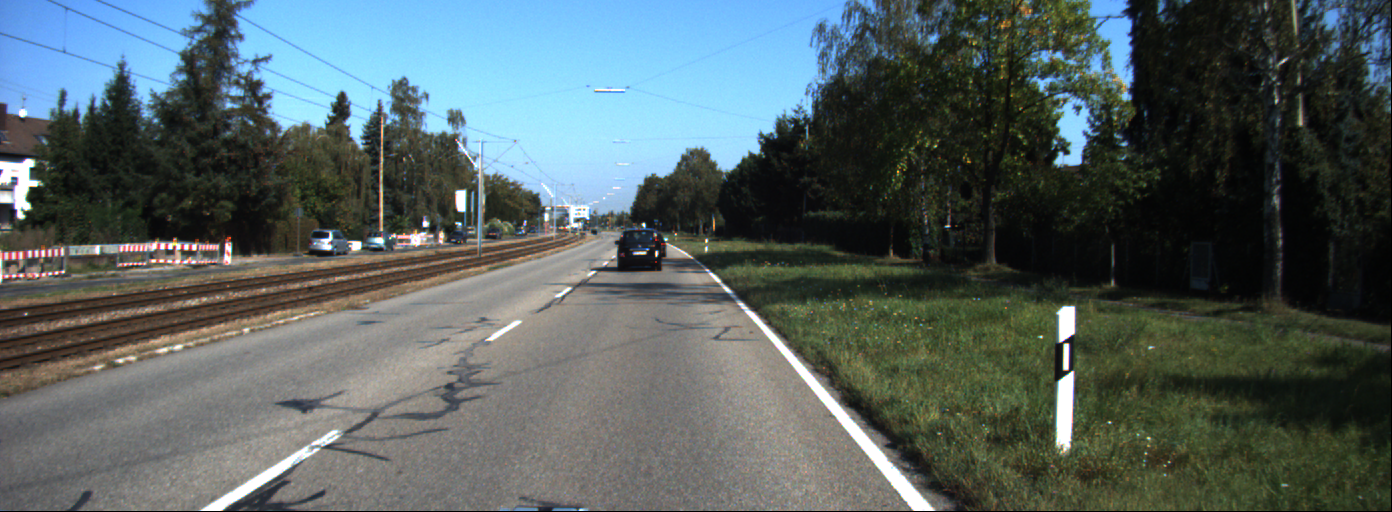
#> input picture dataset/data_1/data/0000000001.png, 1392 x 512 px, given in place of challenge_video.mp4, which was not available
$ python LaneDetectionData2.py   (older library calls are emulated)
#> lines starting #> are read from the running program, lines starting #| are printed output that depends on the picture; after the words box and inside, x2 and y2 are one past the last pixel; in counts of white or black regions, pixels touching at a corner belong together; long printed decimals are rounded; pictures that were not available may be replaced by others from this repository, and a replacement may not be noted
import cv2
import time
import glob
import numpy as np
from skimage.exposure import rescale_intensity
from scipy import ndimage
import matplotlib.pyplot as plt

left_point1, left_point2, left_point3 = [], [], []
right_point1, right_point2, right_point3 = [], [], []


##########################################################################################################################


##########################################################################################################################

def lane_detection(img, num_windows=20, margin=23, minpix=1, draw_windows=True):
    global left_point1, left_point2, left_point3, right_point1, right_point2, right_point3
    left_fit_ = np.empty(3)
    right_fit_ = np.empty(3)
    out_img = np.dstack((img, img, img)) * 255

    # Fine histogram of the input image
    histogram = hist = np.sum(img[img.shape[0]//255:,:], axis=0)

    # Divide warped image into left and right halves and find respective histogram peaks
    image_midpoint = int(histogram.shape[0] / 2)
    leftx_half_peak = np.argmax(histogram[:image_midpoint])
    rightx_half_peak = np.argmax(histogram[image_midpoint:]) +350#+ midpoint


    # Set height of window
    window_height = np.int(img.shape[0] / num_windows)

    # Identify the x and y positions of all nonzero pixels in the image
    nonzero_pixels = img.nonzero()
    nonzero_pixels_y = np.array(nonzero_pixels[0])
    nonzero_pixels_x = np.array(nonzero_pixels[1])

    # Current positions to be updated for each window
    leftx_current_pixel = leftx_half_peak
    rightx_current_pixel = rightx_half_peak

    # Created empty lists for left and right lane pixel indices
    left_lane_indices = []
    right_lane_indices = []

    # Step through the windows one by one
    for window in range(num_windows):

        # Identify window boundaries for right and left lanes.
        win_y_bottom = img.shape[0] - (window + 1) * window_height
        win_y_top = img.shape[0] - window * window_height

        win_x_leftLane_bottom = leftx_current_pixel - margin
        win_x_leftLane_top = leftx_current_pixel + margin

        win_x_right_bottom = rightx_current_pixel - margin
        win_x_right_top = rightx_current_pixel + margin

        # Draw the windows on the visualization image. (Uncomment the following block to draw the sliding window boxes.)
        # if draw_windows == True:
        #     cv2.rectangle(out_img, (win_x_leftLane_bottom, win_y_bottom), (win_x_leftLane_top, win_y_top),
        #                   (100, 255, 255), 3)
        #     cv2.rectangle(out_img, (win_x_right_bottom, win_y_bottom), (win_x_right_top, win_y_top),
        #                   (100, 255, 255), 3)

        # Identify the nonzero pixels in x and y within the window
        optimal_leftLane_indices = ((nonzero_pixels_y >= win_y_bottom) & (nonzero_pixels_y < win_y_top) &
                                    (nonzero_pixels_x >= win_x_leftLane_bottom) & (nonzero_pixels_x < win_x_leftLane_top)).nonzero()[0]

        optimal_rightLane_indices = ((nonzero_pixels_y >= win_y_bottom) & (nonzero_pixels_y < win_y_top) &
                                    (nonzero_pixels_x >= win_x_right_bottom) & (nonzero_pixels_x < win_x_right_top)).nonzero()[0]

        # Append these indices to the lists
        left_lane_indices.append(optimal_leftLane_indices)
        right_lane_indices.append(optimal_rightLane_indices)

        # Recenter next window on the mean optimal lane pixels.
        if len(optimal_leftLane_indices) > minpix:
            leftx_current_pixel = np.int(np.mean(nonzero_pixels_x[optimal_leftLane_indices]))
        if len(optimal_rightLane_indices) > minpix:
            rightx_current_pixel = np.int(np.mean(nonzero_pixels_x[optimal_rightLane_indices]))

    # Combine the arrays of indices into one final lane indices list
    left_lane_indices = np.concatenate(left_lane_indices)
    right_lane_indices = np.concatenate(right_lane_indices)

    # Extract left and right line pixel positions
    leftLane_x_loc = nonzero_pixels_x[left_lane_indices]
    leftLane_y_loc = nonzero_pixels_y[left_lane_indices]
    rightLane_x_loc = nonzero_pixels_x[right_lane_indices]
    rightLane_y_loc = nonzero_pixels_y[right_lane_indices]

    # Fit a second order polynomial to each
    left_fit = np.polyfit(leftLane_y_loc, leftLane_x_loc, 2)
    right_fit = np.polyfit(rightLane_y_loc, rightLane_x_loc, 2)

    left_point1.append(left_fit[0])
    left_point2.append(left_fit[1])
    left_point3.append(left_fit[2])

    right_point1.append(right_fit[0])
    right_point2.append(right_fit[1])
    right_point3.append(right_fit[2])

    a = -10
    left_fit_[0] = np.mean(left_point1[a:])
    left_fit_[1] = np.mean(left_point2[a:])
    left_fit_[2] = np.mean(left_point3[a:])

    right_fit_[0] = np.mean(right_point1[a:])
    right_fit_[1] = np.mean(right_point2[a:])
    right_fit_[2] = np.mean(right_point3[a:])

    # Generate x and y values for plotting
    plot_y = np.linspace(0, img.shape[0] - 1, img.shape[0])
    left_fitx = left_fit_[0] * plot_y ** 2 + left_fit_[1] * plot_y + left_fit_[2]
    right_fitx = right_fit_[0] * plot_y ** 2 + right_fit_[1] * plot_y + right_fit_[2]
    m_left = (plot_y[0] - plot_y[int(len(plot_y) / 2)]) / (left_fitx[0] - left_fitx[int(len(left_fitx) / 2)])  # .........

    #Uncomment the following lines to colour the detected pixels.
    # out_img[nonzero_pixels_y[left_lane_indices], nonzero_pixels_x[left_lane_indices]] = [255, 0, 100]
    # out_img[nonzero_pixels_y[right_lane_indices], nonzero_pixels_x[right_lane_indices]] = [0, 100, 255]

    return out_img, (left_fitx, right_fitx), (left_fit_, right_fit_), plot_y, m_left


def get_curve(img, leftLane_x_loc, rightLane_x_loc):
    plot_y = np.linspace(0, img.shape[0] - 1, img.shape[0])
    y_eval = np.max(plot_y)
    ym_per_pix = 30.5 / 720  # meters per pixel in y dimension
    xm_per_pix = 3.7 / 720  # meters per pixel in x dimension

    # Fit new polynomials to x,y in world space
    left_fit_cr = np.polyfit(plot_y * ym_per_pix, leftLane_x_loc * xm_per_pix, 2)
    right_fit_cr = np.polyfit(plot_y * ym_per_pix, rightLane_x_loc * xm_per_pix, 2)

    # Calculate the new radii of curvature
    left_curve_radius = ((1 + (2 * left_fit_cr[0] * y_eval * ym_per_pix + left_fit_cr[1]) ** 2) ** 1.5) / np.absolute(
                         2 * left_fit_cr[0])
    right_curve_radius = ((1 + (2 * right_fit_cr[0] * y_eval * ym_per_pix + right_fit_cr[1]) ** 2) ** 1.5) / np.absolute(
                         2 * right_fit_cr[0])

    current_pos = img.shape[1] / 2
    left_x_pos = left_fit_cr[0] * img.shape[0] ** 2 + left_fit_cr[1] * img.shape[0] + left_fit_cr[2]
    right_x_pos = right_fit_cr[0] * img.shape[0] ** 2 + right_fit_cr[1] * img.shape[0] + right_fit_cr[2]
    lane_center_position = (right_x_pos + left_x_pos) / 2
    center_position = (current_pos - lane_center_position) * xm_per_pix / 10

    return (left_curve_radius, right_curve_radius, center_position)


def draw_lanes(img, left_fit, right_fit):

    plot_y = np.linspace(0, img.shape[0] - 1, img.shape[0])
    lane = np.zeros_like(img)
    left = np.array([np.transpose(np.vstack([left_fit, plot_y]))])
    right = np.array([np.flipud(np.transpose(np.vstack([right_fit, plot_y])))])
    points = np.hstack((left, right))
    cv2.fillPoly(lane, np.int_(points), (0, 175, 255))

    return lane

def draw_data(m_left):  # .........................
    if (0 < m_left < 25):
        text = "Left Curve"
    elif (-25 < m_left < 0):
        text = "Right Curve"
    else:
        text = "Straight Road"

    return text

##########################################################################################################################


#########################################################################################################################

fourcc= cv2.VideoWriter_fourcc(*'XVID')
out= cv2.VideoWriter('../output/Question2_Data_2.avi', fourcc, 20.0, (1280, 720))
img_count = -1

ploty_list = []
im_fill_list = []
curves_list = []
m_left_list = []
# curves_1_list = []

cap = cv2.VideoCapture('../dataset/data_2/challenge_video.mp4')
if (cap.isOpened()== False):
    print("Error opening video stream or file")

while cap.isOpened():
    ret,img = cap.read()
#> img is the input picture: shape (512, 1392, 3); mean B, G, R 96.7, 96.7, 84.3

    img_count =img_count+1
    print("image number:",img_count)
    img = cv2.resize(img, (1280, 720))
#> img: shape (720, 1280, 3)

    dimensions = img.shape
    # cv2.circle(img, (193, 500), 5, (0, 0, 255), -1)#red
    # cv2.circle(img, (720, 470), 5, (0, 255, 255), -1)#yellow
    # cv2.circle(img, (583, 280), 5, (255, 0, 255), -1)#pink
    # cv2.circle(img, (723, 280), 5, (255, 0, 0), -1)#blue

    # print("dim",dimensions)

    src = np.float32([[550,500 ],[810,500],[240, 690],[1260, 690]])
    dst = np.float32([[0,0],[700, 0],[0, 720],[700, 720]])
    matrix = cv2.getPerspectiveTransform(src,dst)
    warped = cv2.warpPerspective(img,matrix,(700,720))
    # warped_gray = cv2.cvtColor(warped, cv2.Co)

    warped_b,warped_g,warped_r = cv2.split(warped)
    # #
    warped_LUV = cv2.cvtColor(warped, cv2.COLOR_BGR2HLS)
    # warped_LUV = cv2.resize(warped_LUV, (300, 300))
    warped_L_luv, warped_U_luv, warped_V_luv = cv2.split(warped_LUV)

    warped_HLS = cv2.cvtColor(warped, cv2.COLOR_BGR2HLS)
    # warped_HLS = cv2.resize(warped_HLS, (300, 300))
    warped_H, warped_L, warped_S = cv2.split(warped_HLS)

    warped_HSV = cv2.cvtColor(warped,cv2.COLOR_BGR2HSV)
    # warped_HSV = cv2.resize(warped_HSV,(300,300))
    warped_H_hsv, warped_S_hsv, warped_V_hsv= cv2.split(warped_HSV)
    # # warped_La, warped_A, warped_B \
    warped_LAB= cv2.cvtColor(warped, cv2.COLOR_BGR2LAB)
    # warped_LAB = cv2.resize(warped_LAB, (300, 300))
    warped_La, warped_A, warped_B = cv2.split(warped_LAB)
    warp_r = cv2.resize(warped_r,(300,300))
    # cv2.imshow("Images", np.vstack([np.hstack([warped_S, warped_S_hsv, warped_V_hsv]), np.hstack([warped_L_luv, warped_U_luv, warped_V_luv])]))
    # cv2.imshow("warped: S",warped_HLS[:,:,2])

    clahe1 = cv2.createCLAHE(clipLimit=20.0, tileGridSize=(16, 16))

    # [9 lines of commented-out code are left out]
    ret,warped_gray_thresh_right = cv2.threshold(warped_V_hsv, 195,255,cv2.THRESH_BINARY)
    ret, warped_gray_thresh_left = cv2.threshold(warped_S_hsv, 100, 255, cv2.THRESH_BINARY)
    # [8 lines of commented-out code are left out]

    warped_gray_thresh = cv2.add(warped_gray_thresh_right,warped_gray_thresh_left)
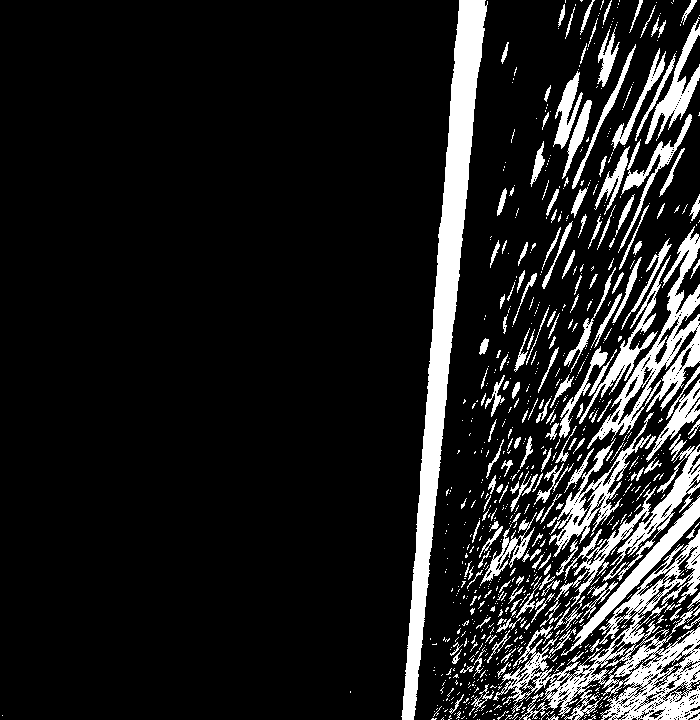
#> warped_gray_thresh: shape (720, 700); 13.1% white; 844 white regions (656 under 20 px), largest, box (x1, y1, x2, y2) and area: (401, 0, 488, 720) 14570, (493, 529, 700, 720) 11135, (587, 226, 700, 449) 5032

    # cv2.imshow("warp_fin:  img no:%d" %(img_count), warped_gray_thresh)    #-------------------------------------
    # cv2.imshow("warp_right:  img no:%d" % (img_count), warped_gray_thresh_right)  # -------------------------------------
    # cv2.imshow("warp_left:  img no:%d" % (img_count), warped_gray_thresh_left)  # -------------------------------------

    #####################################################################################################################

    # out_img, curves, lanes, ploty = lane_detection(warped_gray_thresh)
    try:
        out_img, curves, lanes, ploty,m_left = lane_detection(warped_gray_thresh)
#> in lane_detection, `histogram = hist = np.sum(img[img.shape[0]//255:,:], axis=0)`: histogram = 700 values, max 94095 at index 692, min 0 at index 0, mean 23952.9; hist has the same summary as histogram
#> in lane_detection, `leftx_half_peak = np.argmax(histogram[:image_midpoint])`: leftx_half_peak = 2
#> in lane_detection, `rightx_half_peak = np.argmax(histogram[image_midpoint:]) +350#+ midpoint`: rightx_half_peak = 692
#> in lane_detection, `nonzero_pixels = img.nonzero()`: nonzero_pixels = 65848 positions, rows 0 to 719, columns 2 to 699
#> in lane_detection, `leftx_current_pixel = leftx_half_peak`: leftx_current_pixel = 2
#> in lane_detection, `rightx_current_pixel = rightx_half_peak`: rightx_current_pixel = 692
#> the loop in lane_detection, `for window in range(num_windows):` made 20 passes
#> (win_x_right_bottom, win_x_right_top, optimal_leftLane_indices, rightx_current_pixel) on pass 1: (669, 715, [65211], 683)
#> after the loop in lane_detection, `for window in range(num_windows):`: left_lane_indices = [[65211], empty array, empty array, empty array, empty array, empty array, empty array, empty array, empty array, empty array, empty array, empty array, empty array, empty array, empty array, empty array, empty array, empty array, empty array, empty array]; right_lane_indices = 20 items
#> in lane_detection, `left_lane_indices = np.concatenate(left_lane_indices)`: left_lane_indices = [65211]
#> in lane_detection, `right_lane_indices = np.concatenate(right_lane_indices)`: right_lane_indices = 14363 values, max 65847 at index 800, min 41 at index 14095, mean 31892.3
#> in lane_detection, `leftLane_x_loc = nonzero_pixels_x[left_lane_indices]`: leftLane_x_loc = [2]
#> in lane_detection, `leftLane_y_loc = nonzero_pixels_y[left_lane_indices]`: leftLane_y_loc = [715]
#> in lane_detection, `rightLane_x_loc = nonzero_pixels_x[right_lane_indices]`: rightLane_x_loc = 14363 values, max 699 at index 29, min 644 at index 12944, mean 677.8
#> in lane_detection, `rightLane_y_loc = nonzero_pixels_y[right_lane_indices]`: rightLane_y_loc = 14363 values, max 719 at index 775, min 0 at index 14095, mean 397.9
#> in lane_detection, `left_fit = np.polyfit(leftLane_y_loc, leftLane_x_loc, 2)`: left_fit = [1.3e-06, 0.000932, 0.667]
#> in lane_detection, `right_fit = np.polyfit(rightLane_y_loc, rightLane_x_loc, 2)`: right_fit = [-3.14e-05, 0.0392, 668.4]
#> lanes = ([1.3e-06, 0.000932, 0.667], [-3.14e-05, 0.0392, 668.4]); ploty = 720 values from 0 to 719; m_left = 713.3
        ploty_list.append(ploty)
        img_fill = draw_lanes(img, curves[0], curves[1])
#> in draw_lanes, `left = np.array([np.transpose(np.vstack([left_fit, plot_y]))])`: left = 720 pairs, first value 0.667 to 2.01, second value 0 to 719
#> in draw_lanes, `right = np.array([np.flipud(np.transpose(np.vstack([right_fit, plot_y]..`: right = 720 pairs, first value 668.4 to 680.7, second value 0 to 719
#> in draw_lanes, `points = np.hstack((left, right))`: points = 1440 pairs, first value 0.667 to 680.7, second value 0 to 719
        im_fill_list.append(img_fill)
        curves_list.append(curves)
        m_left_list.append(m_left)
    except:
        curves = curves_list[2]
        ploty = ploty_list[2]
        m_left = m_left_list[2]
        img_fill = draw_lanes(img, curves[0], curves[1])
        print("poor Quality image")

    # print("len curve",len(curves),img_count, curves[0])
    print(" CCurves:", curves[0][0], curves[1][0])
#|  CCurves: 0.6667 668.422
    if curves[0][0]> 900 or curves[1][0]<400:
        # print("wrong curves:",curves[0][0],curves[1][0])
        ind = len(curves_list)
        if ind >2:
            curves = curves_list[2]
            img_fill = draw_lanes(img, curves[0], curves[1])
            # print("Updated curves",curves)
    # cv2.imshow("out img",out_img)
    # #
    # #
    # # # plt.imshow(out_img)
    # # # plt.plot(curves[0], ploty, color='yellow', linewidth=1)
    # # # plt.plot(curves[1], ploty, color='yellow', linewidth=1)
    # # # print(np.asarray(curves).shape)
    curve_rad = get_curve(img, curves[0], curves[1])  # .....................
#> in get_curve, `left_fit_cr = np.polyfit(plot_y * ym_per_pix, leftLane_x_loc * xm_per_..`: left_fit_cr = [3.73e-06, 0.000113, 0.00343]
#> in get_curve, `right_fit_cr = np.polyfit(plot_y * ym_per_pix, rightLane_x_loc * xm_pe..`: right_fit_cr = [-8.98e-05, 0.00476, 3.43]
#> in get_curve, `left_curve_radius = ((1 + (2 * left_fit_cr[0] * y_eval * ym_per_pix + ..`: left_curve_radius = 133887.1
#> in get_curve, `right_curve_radius = ((1 + (2 * right_fit_cr[0] * y_eval * ym_per_pix ..`: right_curve_radius = 5566.5
#> in get_curve, `left_x_pos = left_fit_cr[0] * img.shape[0] ** 2 + left_fit_cr[1] * img..`: left_x_pos = 2.02
#> in get_curve, `right_x_pos = right_fit_cr[0] * img.shape[0] ** 2 + right_fit_cr[1] * ..`: right_x_pos = -39.7
#> in get_curve, `lane_center_position = (right_x_pos + left_x_pos) / 2`: lane_center_position = -18.84
#> in get_curve, `center_position = (current_pos - lane_center_position) * xm_per_pix / 10`: center_position = 0.339
#> curve_rad = (133887.1, 5566.5, 0.339)
    # print("curverad:",curverad)
    lane_curve = np.mean([curve_rad[0], curve_rad[1]])  # ..................
#> lane_curve = 69726.8
    # print("curve0",ploty)
    # print("len curve:",len(curves))
    gray = cv2.cvtColor(img, cv2.COLOR_BGR2GRAY)
    # img_fill = draw_lanes(img, curves[0], curves[1])
    for i in range(len(curves[0])):
        cv2.circle(out_img, (int(curves[0][i]), int(ploty[i])), 5, (255, 100, 255), -1)
        cv2.circle(out_img, (int(curves[1][i]), int(ploty[i])), 5, (0, 0, 255), -1)
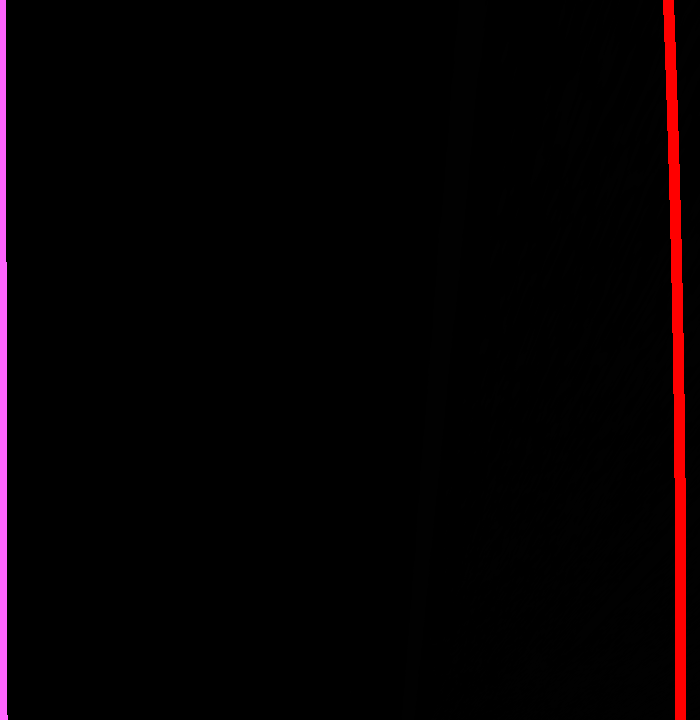
#> out_img: shape (720, 700, 3); mean of channels 0, 1, 2 2.5, 1.1, 6.6; drawn as B, G, R
        # print("curve 0:",curves[0][i])# yellow
        # print("curve 1:", int(curves[1][i]))
    # # cv2.imshow("hsv",img)
    #
    matrix_inv_img_fill = cv2.getPerspectiveTransform(dst, src)
#> matrix_inv_img_fill = [[0.371, -0.679, 550], [1.8e-16, -0.45, 500], [3.61e-19, -0.00103, 1]]
    warped_inv_img_fill = cv2.warpPerspective(img_fill, matrix_inv_img_fill, (1280, 720))
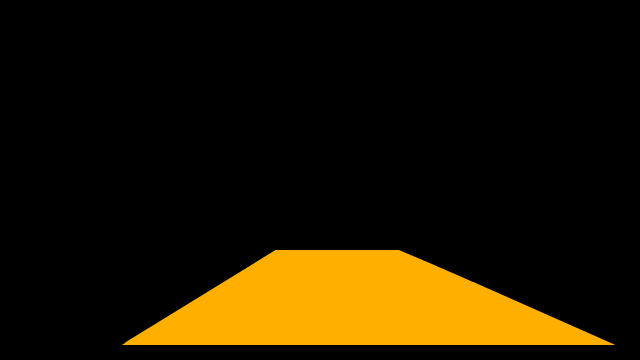
#> warped_inv_img_fill: shape (720, 1280, 3) (shown at 1/2 size); mean of channels 0, 1, 2 0, 22.3, 32.5; drawn as B, G, R

    # cv2.imshow("sliding img no:%d"%(img_count),out_img)    #-------------------------------------

    matrix_inv = cv2.getPerspectiveTransform(dst, src)
#> matrix_inv has the same summary as matrix_inv_img_fill
    warped_inv = cv2.warpPerspective(out_img, matrix_inv, (1280, 720))
    # # cv2.imshow("inv-warp",warped_inv)
    warped_inv_bin = cv2.cvtColor(warped_inv, cv2.COLOR_BGR2GRAY)
    ret, warped_inv_bin_thresh = cv2.threshold(warped_inv_bin, 50, 255, cv2.THRESH_BINARY)
    # # cv2.imshow("inv-warp", warped_inv_bin_thresh)
    # # trial_img = cv2.subtract(gray, warped_inv_bin_thresh)
    # # trial_imgi = cv2.cvtColor(trial_img, cv2.COLOR_GRAY2BGR)
    test = cv2.bitwise_and(img,img,mask = cv2.bitwise_not(warped_inv_bin_thresh))
    # # cv2.imshow("trial", test)

    # cv2.imshow("finalimg no:%d", cv2.add(test, warped_inv))
    output_image = (cv2.add(cv2.add(test, warped_inv), warped_inv_img_fill))#......................
    text = draw_data(m_left)  # ......................
#> text = 'Straight Road'
    # cv2.imshow("final",cv2.add(cv2.add(test,warped_inv),warped_inv_img_fill))
    cv2.putText(output_image, 'Lane Curvature: {:.0f} m'.format(lane_curve), (100, 300), cv2.FONT_HERSHEY_SIMPLEX, 0.8,
                (0, 0, 255), 3)
    cv2.putText(output_image, 'Vehicle offset: {:.4f} m'.format(curve_rad[2]), (100, 200), cv2.FONT_HERSHEY_SIMPLEX,
                0.8, (0, 0, 255), 3)
    cv2.putText(output_image, text, (100, 400), cv2.FONT_HERSHEY_SIMPLEX, 0.8, (0, 0, 255), 3)
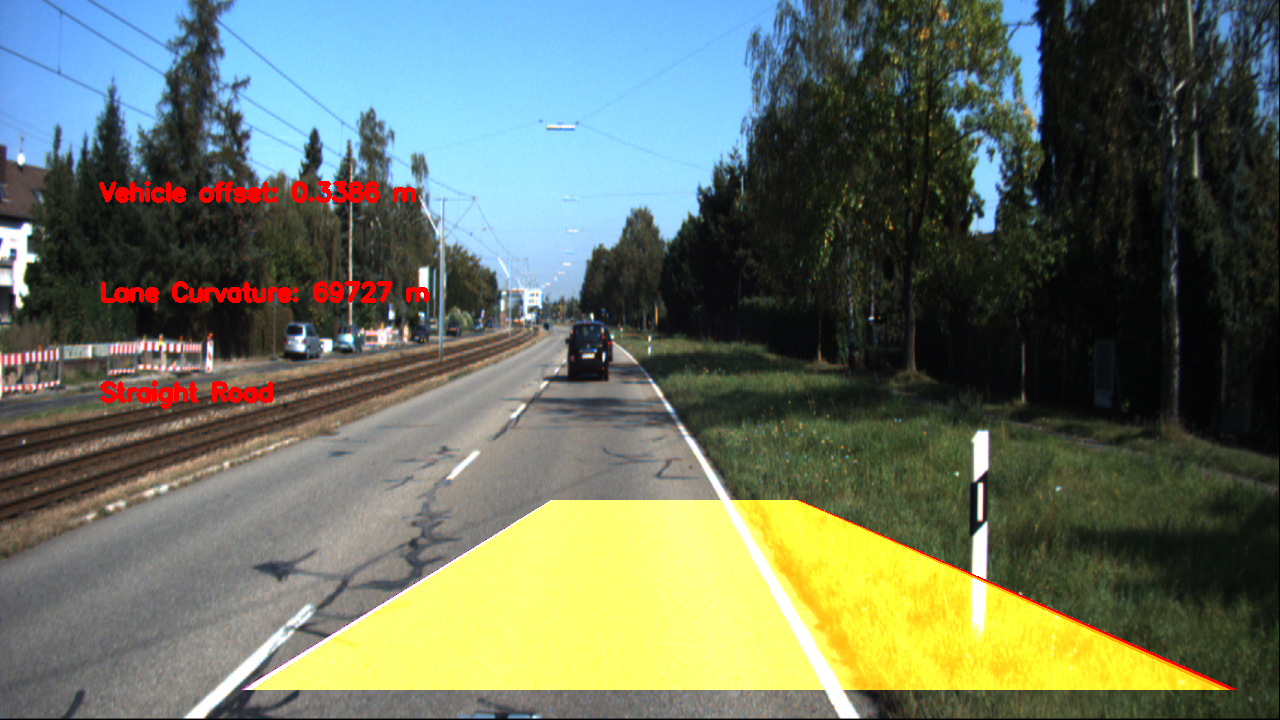
#> output_image: shape (720, 1280, 3); mean B, G, R 96.2, 113.7, 104.6
    cv2.imshow("final", output_image)
    out.write(output_image)
    # cv2.imshow("final",cv2.add(cv2.add(test,warped_inv),warped_inv_img_fill))
    ######################################################################################################################


    # cv2.imshow("frame",img)
    if cv2.waitKey(1) == 27:
        # cv2.destroyAllWindows()
#> (key Esc is pressed here)
        break
cv2.destroyAllWindows()
